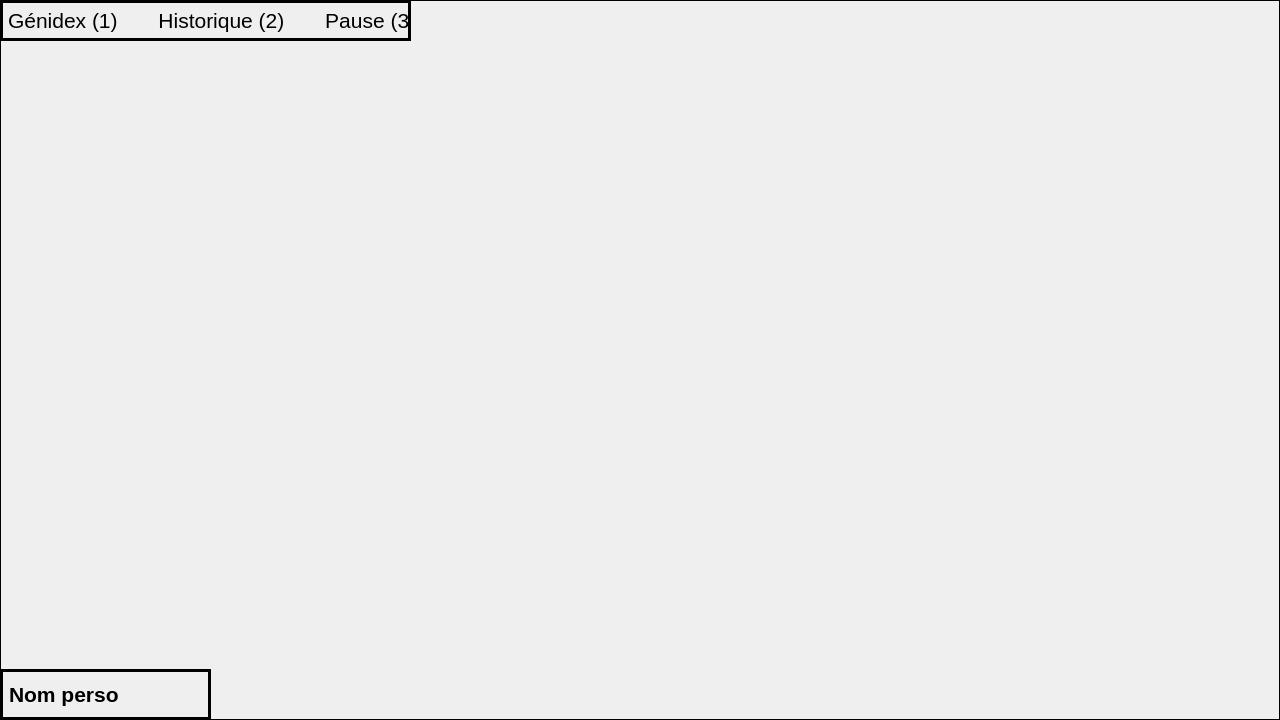
<?xml version="1.0" encoding="UTF-8"?>
<ui version="4.0">
 <class>Map</class>
 <widget class="QWidget" name="Map">
  <property name="geometry">
   <rect>
    <x>0</x>
    <y>0</y>
    <width>1280</width>
    <height>720</height>
   </rect>
  </property>
  <property name="windowTitle">
   <string>Form</string>
  </property>
  <widget class="QLabel" name="NomPerso">
   <property name="geometry">
    <rect>
     <x>0</x>
     <y>669</y>
     <width>211</width>
     <height>51</height>
    </rect>
   </property>
   <property name="font">
    <font>
     <pointsize>16</pointsize>
     <bold>true</bold>
    </font>
   </property>
   <property name="autoFillBackground">
    <bool>true</bool>
   </property>
   <property name="frameShape">
    <enum>QFrame::Shape::Box</enum>
   </property>
   <property name="lineWidth">
    <number>3</number>
   </property>
   <property name="text">
    <string>Nom perso</string>
   </property>
  </widget>
  <widget class="QLabel" name="BackGround">
   <property name="geometry">
    <rect>
     <x>0</x>
     <y>0</y>
     <width>1280</width>
     <height>720</height>
    </rect>
   </property>
   <property name="baseSize">
    <size>
     <width>100</width>
     <height>100</height>
    </size>
   </property>
   <property name="autoFillBackground">
    <bool>true</bool>
   </property>
   <property name="frameShape">
    <enum>QFrame::Shape::Box</enum>
   </property>
   <property name="text">
    <string/>
   </property>
   <property name="textFormat">
    <enum>Qt::TextFormat::PlainText</enum>
   </property>
   <property name="pixmap">
    <pixmap resource="Image.qrc">:/Decor/Image_Qt/Decor/School-Map-withoutPeople-8bit.jpeg</pixmap>
   </property>
   <property name="scaledContents">
    <bool>true</bool>
   </property>
  </widget>
  <widget class="QLabel" name="Contoles">
   <property name="geometry">
    <rect>
     <x>0</x>
     <y>0</y>
     <width>411</width>
     <height>41</height>
    </rect>
   </property>
   <property name="font">
    <font>
     <pointsize>16</pointsize>
     <bold>false</bold>
    </font>
   </property>
   <property name="autoFillBackground">
    <bool>true</bool>
   </property>
   <property name="frameShape">
    <enum>QFrame::Shape::Box</enum>
   </property>
   <property name="lineWidth">
    <number>3</number>
   </property>
   <property name="text">
    <string>Génidex (1)       Historique (2)       Pause (3)</string>
   </property>
  </widget>
  <zorder>BackGround</zorder>
  <zorder>NomPerso</zorder>
  <zorder>Contoles</zorder>
 </widget>
 <resources>
  <include location="Image.qrc"/>
 </resources>
 <connections/>
</ui>
